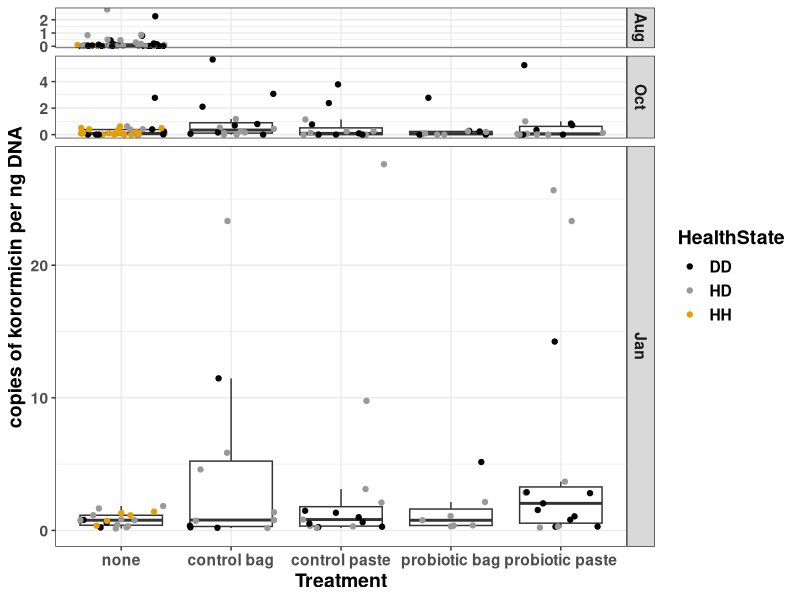
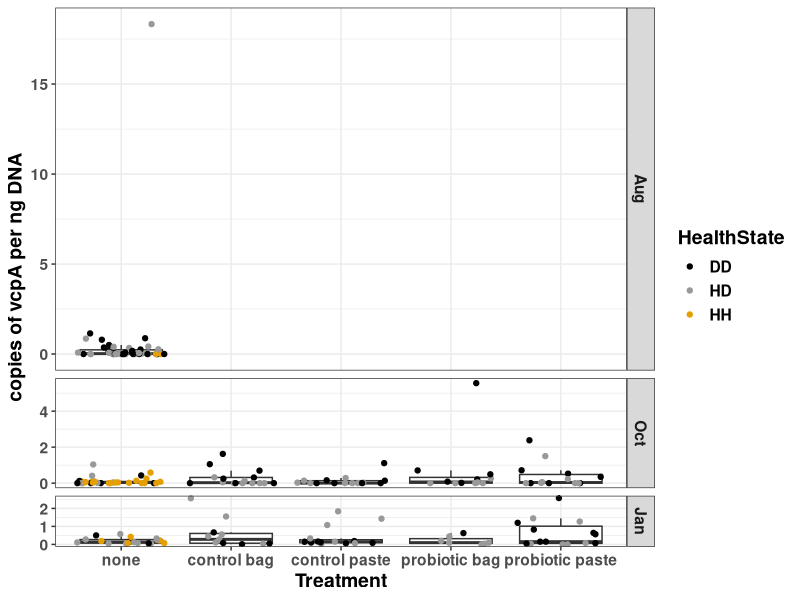

The R source for these figures, in order:
## ---- chunk 1

library(ggplot2)
kor <- read.table("kor.txt",sep="\t",header=TRUE)

palette <- c("DD"="#000000","HD"="#999999","HH"="#E69F00")
kor$Month <- factor(kor$Month, levels=c("Aug","Oct","Jan"))
#label from the bottom up
kor$Treatment <- factor(kor$Treatment, levels=c("none","control bag","control paste","probiotic bag","probiotic paste"))

#one-way anova
model1<- aov(kor$Copies_kor~kor$Treatment)
summary(model1)
TukeyHSD(model1)

model2<- aov(kor$Copies_kor~kor$Month)
summary(model2)
TukeyHSD(model2)

model3<- aov(kor$Copies_kor~kor$HealthState)
summary(model3)
TukeyHSD(model3)


pdf("kor.pdf", width=8,height=6)
p1<-ggplot(kor,aes(Treatment,Copies_kor))+
  geom_boxplot(outlier.shape=NA)+
  geom_jitter(aes(color=HealthState))+
  facet_grid(Month~.,space="free",scales="free")+
  theme(axis.title.x=element_blank())+
  theme_bw()+
  theme(text=element_text(size=14,face="bold"))+
  ylab("copies of korormicin per ng DNA")+
  scale_color_manual(values=palette)
p1
dev.off()

## ---- chunk 2
library(ggplot2)
vcpA <- read.table("vcpA.txt",sep="\t",header=TRUE)

palette <- c("DD"="#000000","HD"="#999999","HH"="#E69F00")
vcpA$Month <- factor(vcpA$Month, levels=c("Aug","Oct","Jan"))
#label from the bottom up
vcpA$Treatment <- factor(vcpA$Treatment, levels=c("none","control bag","control paste","probiotic bag","probiotic paste"))

#one-way anova
model1<- aov(vcpA$Copies_vcpA~vcpA$Treatment)
summary(model1)
TukeyHSD(model1)

model2<- aov(vcpA$Copies_vcpA~vcpA$Month)
summary(model2)
TukeyHSD(model2)

model3<- aov(vcpA$Copies_vcpA~vcpA$HealthState)
summary(model3)
TukeyHSD(model3)

pdf("vcpA.pdf",width=8,height=6)
p2<-ggplot(vcpA,aes(Treatment,Copies_vcpA))+
  geom_boxplot(outlier.shape=NA)+
  geom_jitter(aes(color=HealthState))+
  facet_grid(Month~.,space="free",scales="free")+
  theme(axis.title.x=element_blank())+
  theme_bw()+
  theme(text=element_text(size=14,face="bold"))+
  ylab("copies of vcpA per ng DNA")+
  scale_color_manual(values=palette)
p2
dev.off()

